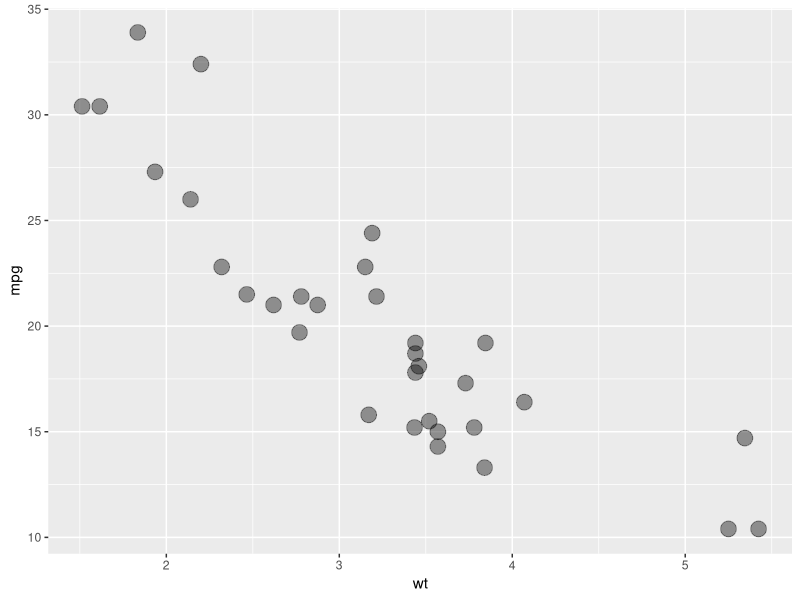
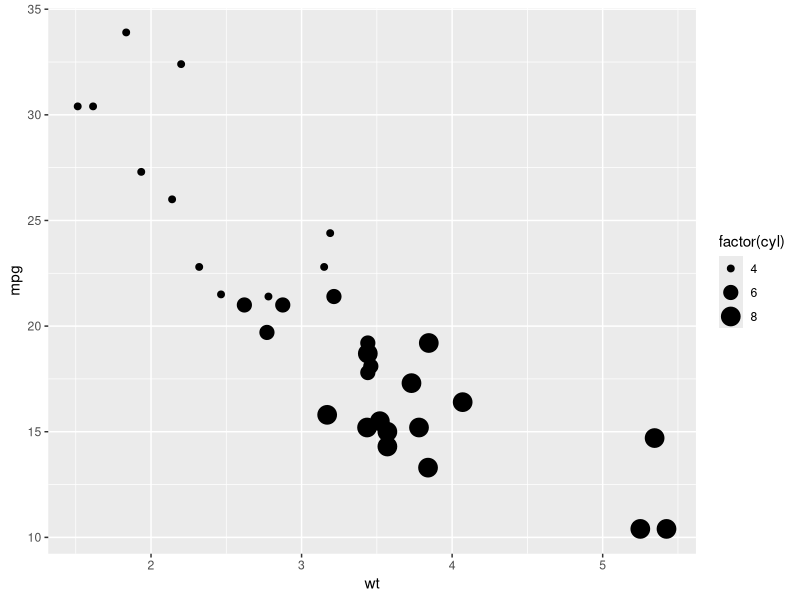
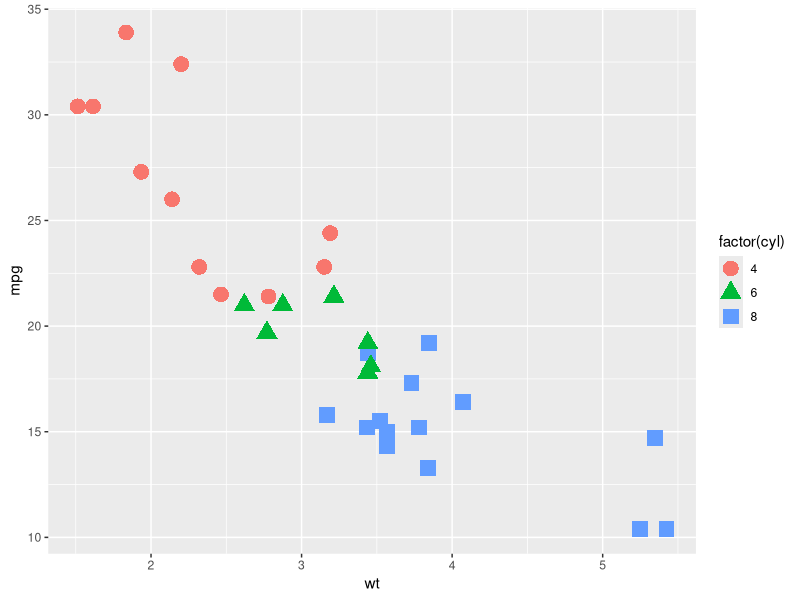

Recreate these plots in R, in order.
#sCATTERPLOTS
library(ggplot2)

df <- mtcars

#DATA AND AESTHETICS

pl <- ggplot(df,aes(x=wt,y=mpg))

#GEOMETRY size is used for size of the dots
pl1 <- pl + geom_point(alpha=0.4,size = 5)
print(pl1)

#Size can be used in aesthetics and can be assigned any column value
pl2 <- pl + geom_point(aes(size = factor(cyl)))
print(pl2)

#Shape can be used for different values in the column
pl3 <- pl + geom_point(aes(shape=factor(cyl),color=factor(cyl)),size = 5)
print(pl3)